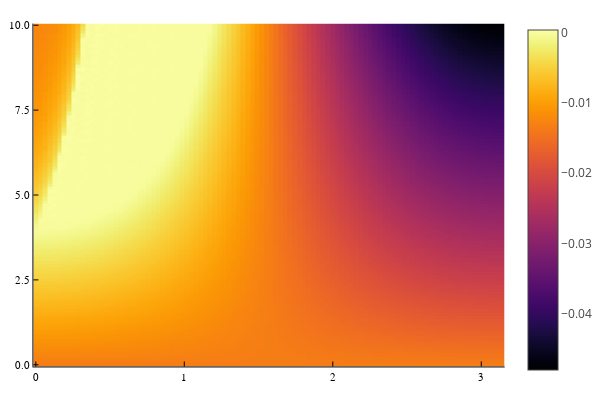

The notebook cell saved with this chart:
### Code cell
heatmap(θs,αs,tmp[:,:,11])

### Figure 1 — Plotly figure (JSON) as saved in the notebook; plotly's stock layout.template omitted (floating-point values rounded to 4 significant figures; data arrays with more than 128 entries replaced by an {"elided": "..."} marker saying what was removed)
{"data": [{"colorbar": {"title": ""}, "colorscale": {"elided": "256x2 mixed values"}, "hoverinfo": "none", "name": "y1", "showlegend": false, "showscale": true, "type": "heatmap", "x": [-0.01587, 0.01587, 0.0476, 0.07933, 0.1111, 0.1428, 0.1745, 0.2063, 0.238, 0.2697, 0.3015, 0.3332, 0.3649, 0.3967, 0.4284, 0.4601, 0.4919, 0.5236, 0.5553, 0.5871, 0.6188, 0.6505, 0.6823, 0.714, 0.7457, 0.7775, 0.8092, 0.8409, 0.8727, 0.9044, 0.9361, 0.9679, 0.9996, 1.031, 1.063, 1.095, 1.127, 1.158, 1.19, 1.222, 1.253, 1.285, 1.317, 1.349, 1.38, 1.412, 1.444, 1.476, 1.507, 1.539, 1.571, 1.603, 1.634, 1.666, 1.698, 1.729, 1.761, 1.793, 1.825, 1.856, 1.888, 1.92, 1.952, 1.983, 2.015, 2.047, 2.079, 2.11, 2.142, 2.174, 2.205, 2.237, 2.269, 2.301, 2.332, 2.364, 2.396, 2.428, 2.459, 2.491, 2.523, 2.555, 2.586, 2.618, 2.65, 2.681, 2.713, 2.745, 2.777, 2.808, 2.84, 2.872, 2.904, 2.935, 2.967, 2.999, 3.031, 3.062, 3.094, 3.126, 3.157], "xaxis": "x1", "y": [-0.05, 0.05, 0.15, 0.25, 0.35, 0.45, 0.55, 0.65, 0.75, 0.85, 0.95, 1.05, 1.15, 1.25, 1.35, 1.45, 1.55, 1.65, 1.75, 1.85, 1.95, 2.0, 2.005, 2.055, 2.15, 2.25, 2.35, 2.45, 2.55, 2.65, 2.75, 2.85, 2.95, 3.05, 3.15, 3.25, 3.35, 3.45, 3.55, 3.65, 3.75, 3.85, 3.95, 4.05, 4.15, 4.25, 4.35, 4.45, 4.55, 4.65, 4.75, 4.85, 4.95, 5.05, 5.15, 5.25, 5.35, 5.45, 5.55, 5.65, 5.75, 5.85, 5.95, 6.05, 6.15, 6.25, 6.35, 6.45, 6.55, 6.65, 6.75, 6.85, 6.95, 7.05, 7.15, 7.25, 7.35, 7.45, 7.55, 7.65, 7.75, 7.85, 7.95, 8.05, 8.15, 8.25, 8.35, 8.45, 8.55, 8.65, 8.75, 8.85, 8.95, 9.05, 9.15, 9.25, 9.35, 9.45, 9.55, 9.65, 9.75, 9.85, 9.95, 10.05], "yaxis": "y1", "z": {"elided": "103x100 float values"}, "zmax": 0.0003264, "zmin": -0.04798}], "layout": {"annotations": [], "height": 400, "legend": {"bgcolor": "rgba(255, 255, 255, 1.000)", "bordercolor": "rgba(0, 0, 0, 1.000)", "font": {"color": "rgba(0, 0, 0, 1.000)", "family": "sans-serif", "size": 11}, "tracegroupgap": 0, "x": 1, "y": 1}, "margin": {"b": 20, "l": 0, "r": 0, "t": 20}, "paper_bgcolor": "rgba(255, 255, 255, 1.000)", "plot_bgcolor": "rgba(255, 255, 255, 1.000)", "showlegend": true, "width": 600, "xaxis": {"anchor": "y1", "domain": [0.06582, 0.9934], "gridcolor": "rgba(0, 0, 0, 0.100)", "gridwidth": 0.5, "linecolor": "rgba(0, 0, 0, 1.000)", "mirror": false, "range": [-0.01587, 3.157], "showgrid": true, "showline": true, "showticklabels": true, "tickangle": 0, "tickcolor": "rgb(0, 0, 0)", "tickfont": {"color": "rgba(0, 0, 0, 1.000)", "family": "sans-serif", "size": 11}, "tickmode": "array", "ticks": "inside", "ticktext": ["0", "1", "2", "3"], "tickvals": [0, 1, 2, 3], "title": "", "titlefont": {"color": "rgba(0, 0, 0, 1.000)", "family": "sans-serif", "size": 15}, "type": "-", "visible": true, "zeroline": false, "zerolinecolor": "rgba(0, 0, 0, 1.000)"}, "yaxis": {"anchor": "x1", "domain": [0.03762, 0.9902], "gridcolor": "rgba(0, 0, 0, 0.100)", "gridwidth": 0.5, "linecolor": "rgba(0, 0, 0, 1.000)", "mirror": false, "range": [-0.05, 10.05], "showgrid": true, "showline": true, "showticklabels": true, "tickangle": 0, "tickcolor": "rgb(0, 0, 0)", "tickfont": {"color": "rgba(0, 0, 0, 1.000)", "family": "sans-serif", "size": 11}, "tickmode": "array", "ticks": "inside", "ticktext": ["0.0", "2.5", "5.0", "7.5", "10.0"], "tickvals": [0, 2.5, 5, 7.5, 10], "title": "", "titlefont": {"color": "rgba(0, 0, 0, 1.000)", "family": "sans-serif", "size": 15}, "type": "-", "visible": true, "zeroline": false, "zerolinecolor": "rgba(0, 0, 0, 1.000)"}}}
